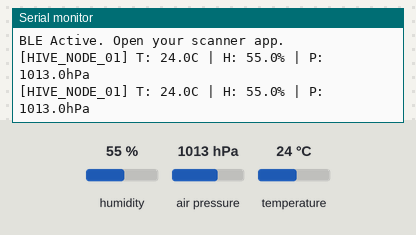
The sketch below on a simulated ESP32. Shown: the last lines printed to the serial monitor. Inputs (shaded band) come from the test bench; at power-on: humidity 55 %, air pressure 1013 hPa, temperature 24 °C. Nothing arrives over Bluetooth unless stated; a phone connects over Bluetooth LE 3 s after start.

Above: at 4.8 s.
4.9 s: humidity set to 22 %
At 6.6 s:
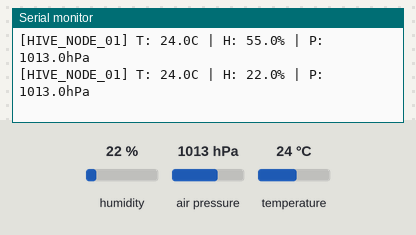
7.8 s: air pressure set to 952 hPa
At 9.3 s:
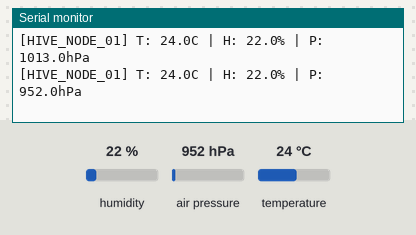
10.7 s: temperature set to 12 °C
At 12.3 s:
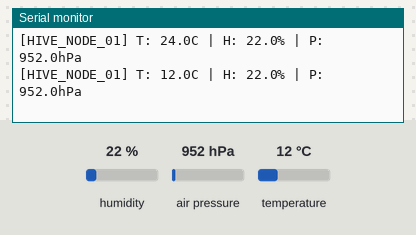

Measured:
- after the input at 4.9 s, the serial monitor: prints a new line after 1.1 s (image 1)
- after the input at 7.8 s, the serial monitor: prints a new line after 0.20 s (image 2)
- after the input at 10.7 s, the serial monitor: prints a new line after 1.3 s (image 3)

The sketch:

TempHumiditySensor_v0.ino
```cpp
#include <Wire.h>
#include <Adafruit_Sensor.h>
#include <Adafruit_BME280.h>

// --- THE MASTER TOGGLES ---
#define USE_WIFI false
#define USE_BLUETOOTH true

#if USE_WIFI && USE_BLUETOOTH
  #error "Please set only ONE radio mode to true!"
#endif

// --- SENSOR IDENTIFIER ---
const String SENSOR_ID = "HIVE_NODE_01";

// XIAO C3 I2C Pins
#define I2C_SDA D4
#define I2C_SCL D5

Adafruit_BME280 bme;

// Global variables to hold our latest readings
float temp = 0.0;
float humidity = 0.0;
float pressure = 0.0;

unsigned long previousMillis = 0;
const long interval = 2000;

// --- CONDITIONAL LIBRARIES & VARIABLES ---
#if USE_WIFI
  #include <WiFi.h>
  #include <WebServer.h>
  const char* ssid = "YOUR_SSID";
  const char* password = "YOUR_PASSWORD";
  WebServer server(80);

  void handleRoot() {
    String html = "<html><head><meta name='viewport' content='width=device-width, initial-scale=1.0'>";
    html += "<style>body{font-family:sans-serif; text-align:center; margin-top:30px; background-color: #fafafa;}";
    html += "h1{color:#E6A817;} .meta{color:#888; font-size:16px;}</style></head>";
    html += "<body><h1>Beeyard Phase 0</h1>";
    html += "<p class='meta'>Sensor ID: <b>" + SENSOR_ID + "</b></p><hr>";
    html += "<h2>Temp: " + String(temp, 1) + " &deg;C</h2>";
    html += "<h2>Hum: " + String(humidity, 1) + " %</h2>";
    html += "<h2>Press: " + String(pressure, 1) + " hPa</h2></body></html>";
    server.send(200, "text/html", html);
  }
#endif

#if USE_BLUETOOTH
  #include <BLEDevice.h>
  #include <BLEServer.h>
  #define SERVICE_UUID        "4fafc201-1fb5-459e-8fcc-c5c9c331914b"
  #define ID_CHAR_UUID        "11111111-1fb5-459e-8fcc-c5c9c331914b" // ID Slot
  #define TEMP_CHAR_UUID      "beb5483e-36e1-4688-b7f5-ea07361b26a8"
  #define HUM_CHAR_UUID       "8d9830da-e7cc-4bf4-be23-57577884bbbb"
  #define PRESS_CHAR_UUID     "76a3928e-6b80-4573-a444-15f5cc14ba64"

  BLECharacteristic *pIdChar;
  BLECharacteristic *pTempChar;
  BLECharacteristic *pHumChar;
  BLECharacteristic *pPressChar;
#endif

void setup() {
  Serial.begin(115200);
  //while (!Serial) { delay(10); }

  Serial.println("\n--- Starting Beeyard Phase 0 ---");
  Serial.println("Sensor ID: " + SENSOR_ID);

  Wire.begin(I2C_SDA, I2C_SCL);
  if (!bme.begin(0x76, &Wire)) {
    Serial.println("Error: Could not find BME280 at 0x76!");
  } else {
    Serial.println("BME280 (0x76) Initialized.");
  }

  #if USE_WIFI
    Serial.print("Starting WiFi... Connecting to "); Serial.println(ssid);
    WiFi.begin(ssid, password);
    while (WiFi.status() != WL_CONNECTED) { delay(500); Serial.print("."); }
    Serial.println("\nWiFi Connected!");

    Serial.print("Visit IP in your browser: ");
    Serial.println(WiFi.localIP());
    server.on("/", handleRoot);
    server.begin();
  #endif

  #if USE_BLUETOOTH
    Serial.println("Starting BLE Beacon... (Name: Beeyard_Hive_1)");
    BLEDevice::init("Beeyard_Hive_1");
    BLEServer *pServer = BLEDevice::createServer();
    BLEService *pService = pServer->createService(SERVICE_UUID);

    // Create the data slots
    pIdChar = pService->createCharacteristic(ID_CHAR_UUID, BLECharacteristic::PROPERTY_READ);
    pTempChar = pService->createCharacteristic(TEMP_CHAR_UUID, BLECharacteristic::PROPERTY_READ);
    pHumChar = pService->createCharacteristic(HUM_CHAR_UUID, BLECharacteristic::PROPERTY_READ);
    pPressChar = pService->createCharacteristic(PRESS_CHAR_UUID, BLECharacteristic::PROPERTY_READ);

    // Set the static Sensor ID immediately
    pIdChar->setValue(SENSOR_ID.c_str());

    pService->start();
    BLEAdvertising *pAdvertising = BLEDevice::getAdvertising();
    pAdvertising->addServiceUUID(SERVICE_UUID);
    pAdvertising->setScanResponse(true);
    BLEDevice::startAdvertising();
    Serial.println("BLE Active. Open your scanner app.");
  #endif
}

void loop() {
  #if USE_WIFI
    server.handleClient();
  #endif

  unsigned long currentMillis = millis();
  if (currentMillis - previousMillis >= interval) {
    previousMillis = currentMillis;

    temp = bme.readTemperature();
    humidity = bme.readHumidity();
    pressure = bme.readPressure() / 100.0F;

    // Print to Serial Monitor with the ID tag
    Serial.print("[" + SENSOR_ID + "] ");
    Serial.print("T: "); Serial.print(temp, 1);
    Serial.print("C | H: "); Serial.print(humidity, 1);
    Serial.print("% | P: "); Serial.print(pressure, 1); Serial.println("hPa");

    // Update Bluetooth Environment Characteristics
    #if USE_BLUETOOTH
      pTempChar->setValue((String(temp, 1) + " C").c_str());
      pHumChar->setValue((String(humidity, 1) + " %").c_str());
      pPressChar->setValue((String(pressure, 1) + " hPa").c_str());
    #endif
  }
}
```
